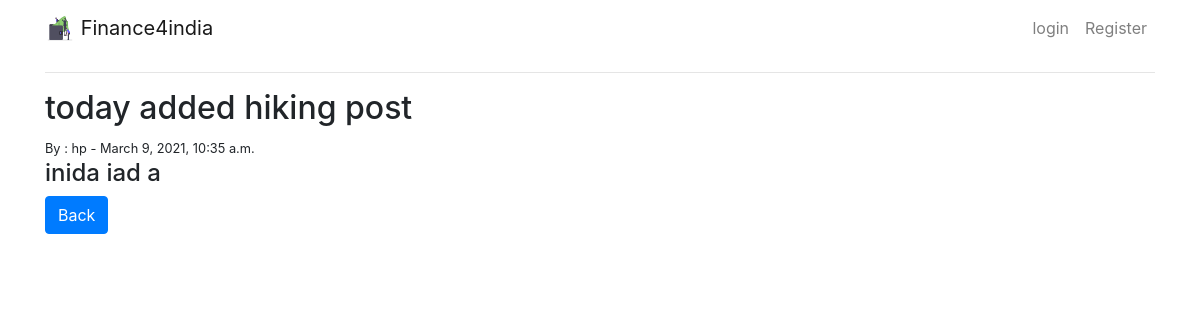
The page /details/7 on the database its author committed.
### blog/models.py (models this page shows, shortened)
class Blog(models.Model):
    title = models.CharField(max_length=100)
    title_tag = models.CharField(max_length=100)
    author = models.ForeignKey(User,on_delete=models.CASCADE)
    description = models.TextField()
    created_at = models.DateTimeField(auto_now_add=True)
    image = models.ImageField(upload_to='blog/images',blank=True,null=True)
    category = models.CharField(max_length=100,default='uncategorized')

### blog/views.py (the view)
# urls.py: path('details/<int:pk>',ArticleDetailView.as_view(),name='details'),
class ArticleDetailView(DetailView):
    model = Blog
    template_name = 'blog/details.html'

### blog/templates/blog/details.html (shortened to what this page needs)
{% extends 'blog/base.html' %}
{% block content %}
<h2>{{ blog.title }}</h2>
<small>By : {{ blog.author }} - {{ blog.created_at }}
<h4>{{ blog.description|safe }}</h4>
<a href='{% url "home" %}' style="text-decoration: none;">
<button class="btn btn-primary" name="back">Back</button>
</a>
{% endblock %}

### rows shown on the page
Blog: title "today added hiking post", author "hp", created_at "March 9, 2021, 10:35 a.m.", description "inida iad a"
